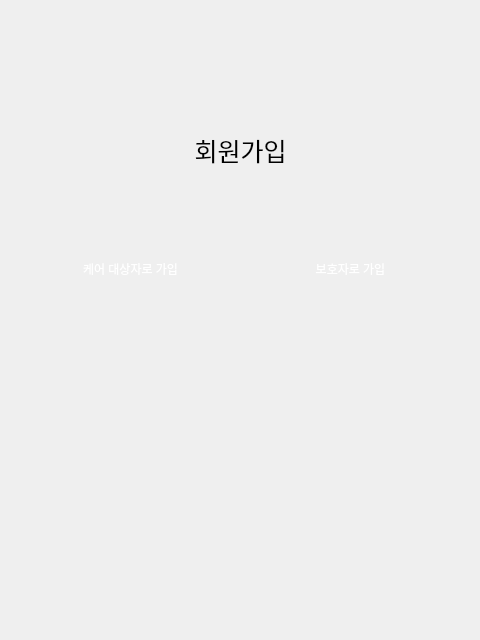
<?xml version="1.0" encoding="UTF-8"?>
<ui version="4.0">
 <class>Dialog</class>
 <widget class="QDialog" name="Dialog">
  <property name="geometry">
   <rect>
    <x>0</x>
    <y>0</y>
    <width>480</width>
    <height>640</height>
   </rect>
  </property>
  <property name="windowTitle">
   <string>Dialog</string>
  </property>
  <property name="styleSheet">
   <string notr="true">QDialog {
    background-image: url(&quot;/home/kbj/dev_ws/project/image/signupground.png&quot;);
    background-repeat: no-repeat;
    background-position: center;
}
</string>
  </property>
  <widget class="QLabel" name="label">
   <property name="geometry">
    <rect>
     <x>180</x>
     <y>130</y>
     <width>121</width>
     <height>41</height>
    </rect>
   </property>
   <property name="styleSheet">
    <string notr="true">QLabel{
font-size: 25px;
}</string>
   </property>
   <property name="text">
    <string>회원가입</string>
   </property>
   <property name="alignment">
    <set>Qt::AlignCenter</set>
   </property>
  </widget>
  <widget class="QFrame" name="elderframe">
   <property name="geometry">
    <rect>
     <x>50</x>
     <y>250</y>
     <width>161</width>
     <height>161</height>
    </rect>
   </property>
   <property name="styleSheet">
    <string notr="true">#elderframe
 {
    background-color: transparent;
    border: none;
    background-image: url(&quot;/home/kbj/dev_ws/project/image/green.png&quot;);
    background-repeat: no-repeat;
    background-position: center;
}
</string>
   </property>
   <property name="frameShape">
    <enum>QFrame::StyledPanel</enum>
   </property>
   <property name="frameShadow">
    <enum>QFrame::Raised</enum>
   </property>
   <widget class="QPushButton" name="pushButton_elderSignup">
    <property name="geometry">
     <rect>
      <x>10</x>
      <y>40</y>
      <width>141</width>
      <height>107</height>
     </rect>
    </property>
    <property name="styleSheet">
     <string notr="true">#pushButton_elderSignup {
    background-image: url(&quot;/home/kbj/dev_ws/project/image/elder.png&quot;);
    background-repeat: no-repeat;
    background-position: center;
    background-color: transparent;
	border: none; 
}


</string>
    </property>
    <property name="text">
     <string/>
    </property>
   </widget>
   <widget class="QLabel" name="label_2">
    <property name="geometry">
     <rect>
      <x>20</x>
      <y>10</y>
      <width>121</width>
      <height>18</height>
     </rect>
    </property>
    <property name="styleSheet">
     <string notr="true">#label_2{
color: white;
}</string>
    </property>
    <property name="text">
     <string>케어 대상자로 가입</string>
    </property>
    <property name="alignment">
     <set>Qt::AlignCenter</set>
    </property>
   </widget>
  </widget>
  <widget class="QFrame" name="guardianframe">
   <property name="geometry">
    <rect>
     <x>270</x>
     <y>250</y>
     <width>161</width>
     <height>161</height>
    </rect>
   </property>
   <property name="styleSheet">
    <string notr="true">#guardianframe
 {
    background-color: transparent;
    border: none;
    background-image: url(&quot;/home/kbj/dev_ws/project/image/orange.png&quot;);  /* 절대경로 또는 상대경로 */
    background-repeat: no-repeat;
    background-position: center;
}</string>
   </property>
   <property name="frameShape">
    <enum>QFrame::StyledPanel</enum>
   </property>
   <property name="frameShadow">
    <enum>QFrame::Raised</enum>
   </property>
   <widget class="QLabel" name="label_3">
    <property name="geometry">
     <rect>
      <x>20</x>
      <y>10</y>
      <width>121</width>
      <height>18</height>
     </rect>
    </property>
    <property name="styleSheet">
     <string notr="true">#label_3{
color: white;
}</string>
    </property>
    <property name="text">
     <string>보호자로 가입</string>
    </property>
    <property name="alignment">
     <set>Qt::AlignCenter</set>
    </property>
   </widget>
   <widget class="QPushButton" name="pushButton_guardianSignup">
    <property name="geometry">
     <rect>
      <x>10</x>
      <y>40</y>
      <width>141</width>
      <height>107</height>
     </rect>
    </property>
    <property name="styleSheet">
     <string notr="true">#pushButton_guardianSignup {
    background-image: url(&quot;/home/kbj/dev_ws/project/image/guardian.png&quot;);
    background-repeat: no-repeat;
    background-position: center;
    background-color: transparent;
    border: none;
}
</string>
    </property>
    <property name="text">
     <string/>
    </property>
   </widget>
  </widget>
 </widget>
 <resources>
  <include location="image/signup.qrc"/>
 </resources>
 <connections/>
</ui>
